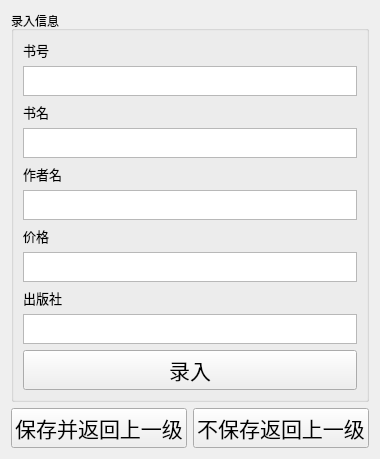
<?xml version="1.0" encoding="UTF-8"?>
<ui version="4.0">
 <class>createBookList</class>
 <widget class="QWidget" name="createBookList">
  <property name="geometry">
   <rect>
    <x>0</x>
    <y>0</y>
    <width>378</width>
    <height>426</height>
   </rect>
  </property>
  <property name="windowTitle">
   <string>图书管理系统 - 新建图书列表</string>
  </property>
  <property name="windowIcon">
   <iconset>
    <normaloff>D:/pictures/avator.png</normaloff>D:/pictures/avator.png</iconset>
  </property>
  <layout class="QGridLayout" name="gridLayout">
   <item row="0" column="0">
    <widget class="QGroupBox" name="groupBox">
     <property name="toolTip">
      <string/>
     </property>
     <property name="whatsThis">
      <string/>
     </property>
     <property name="title">
      <string>录入信息</string>
     </property>
     <layout class="QVBoxLayout" name="verticalLayout">
      <item>
       <widget class="QLabel" name="ISBNLabel">
        <property name="font">
         <font>
          <pointsize>10</pointsize>
         </font>
        </property>
        <property name="text">
         <string>书号</string>
        </property>
       </widget>
      </item>
      <item>
       <widget class="QPlainTextEdit" name="ISBNTextEdit">
        <property name="sizePolicy">
         <sizepolicy hsizetype="Expanding" vsizetype="Fixed">
          <horstretch>0</horstretch>
          <verstretch>0</verstretch>
         </sizepolicy>
        </property>
        <property name="minimumSize">
         <size>
          <width>0</width>
          <height>30</height>
         </size>
        </property>
        <property name="baseSize">
         <size>
          <width>0</width>
          <height>0</height>
         </size>
        </property>
       </widget>
      </item>
      <item>
       <widget class="QLabel" name="bookLabel">
        <property name="font">
         <font>
          <pointsize>10</pointsize>
         </font>
        </property>
        <property name="text">
         <string>书名</string>
        </property>
       </widget>
      </item>
      <item>
       <widget class="QPlainTextEdit" name="bookTextEdit">
        <property name="sizePolicy">
         <sizepolicy hsizetype="Expanding" vsizetype="Minimum">
          <horstretch>0</horstretch>
          <verstretch>0</verstretch>
         </sizepolicy>
        </property>
        <property name="minimumSize">
         <size>
          <width>0</width>
          <height>30</height>
         </size>
        </property>
        <property name="baseSize">
         <size>
          <width>0</width>
          <height>0</height>
         </size>
        </property>
       </widget>
      </item>
      <item>
       <widget class="QLabel" name="authorLabel">
        <property name="font">
         <font>
          <pointsize>10</pointsize>
         </font>
        </property>
        <property name="text">
         <string>作者名</string>
        </property>
       </widget>
      </item>
      <item>
       <widget class="QPlainTextEdit" name="authorTextEdit">
        <property name="sizePolicy">
         <sizepolicy hsizetype="Expanding" vsizetype="Minimum">
          <horstretch>0</horstretch>
          <verstretch>0</verstretch>
         </sizepolicy>
        </property>
        <property name="minimumSize">
         <size>
          <width>0</width>
          <height>30</height>
         </size>
        </property>
        <property name="baseSize">
         <size>
          <width>0</width>
          <height>0</height>
         </size>
        </property>
       </widget>
      </item>
      <item>
       <widget class="QLabel" name="priceLabel">
        <property name="font">
         <font>
          <pointsize>10</pointsize>
         </font>
        </property>
        <property name="text">
         <string>价格</string>
        </property>
       </widget>
      </item>
      <item>
       <widget class="QPlainTextEdit" name="priceTextEdit">
        <property name="sizePolicy">
         <sizepolicy hsizetype="Expanding" vsizetype="Minimum">
          <horstretch>0</horstretch>
          <verstretch>0</verstretch>
         </sizepolicy>
        </property>
        <property name="minimumSize">
         <size>
          <width>0</width>
          <height>30</height>
         </size>
        </property>
        <property name="baseSize">
         <size>
          <width>0</width>
          <height>0</height>
         </size>
        </property>
       </widget>
      </item>
      <item>
       <widget class="QLabel" name="pressLabel">
        <property name="font">
         <font>
          <pointsize>10</pointsize>
         </font>
        </property>
        <property name="text">
         <string>出版社</string>
        </property>
       </widget>
      </item>
      <item>
       <widget class="QPlainTextEdit" name="pressTextEdit">
        <property name="sizePolicy">
         <sizepolicy hsizetype="Expanding" vsizetype="Minimum">
          <horstretch>0</horstretch>
          <verstretch>0</verstretch>
         </sizepolicy>
        </property>
        <property name="minimumSize">
         <size>
          <width>0</width>
          <height>30</height>
         </size>
        </property>
        <property name="baseSize">
         <size>
          <width>0</width>
          <height>0</height>
         </size>
        </property>
       </widget>
      </item>
      <item>
       <widget class="QPushButton" name="inputButton">
        <property name="font">
         <font>
          <pointsize>16</pointsize>
         </font>
        </property>
        <property name="text">
         <string>录入</string>
        </property>
       </widget>
      </item>
     </layout>
     <zorder>bookLabel</zorder>
     <zorder>authorLabel</zorder>
     <zorder>priceLabel</zorder>
     <zorder>pressLabel</zorder>
     <zorder>inputButton</zorder>
     <zorder>ISBNTextEdit</zorder>
     <zorder>bookTextEdit</zorder>
     <zorder>authorTextEdit</zorder>
     <zorder>priceTextEdit</zorder>
     <zorder>pressTextEdit</zorder>
     <zorder>ISBNLabel</zorder>
    </widget>
   </item>
   <item row="1" column="0">
    <layout class="QHBoxLayout" name="horizontalLayout">
     <item>
      <widget class="QPushButton" name="backSaveButton">
       <property name="font">
        <font>
         <pointsize>16</pointsize>
        </font>
       </property>
       <property name="text">
        <string>保存并返回上一级</string>
       </property>
      </widget>
     </item>
     <item>
      <widget class="QPushButton" name="backButton">
       <property name="font">
        <font>
         <pointsize>16</pointsize>
        </font>
       </property>
       <property name="text">
        <string>不保存返回上一级</string>
       </property>
      </widget>
     </item>
    </layout>
   </item>
  </layout>
 </widget>
 <resources/>
 <connections/>
</ui>
